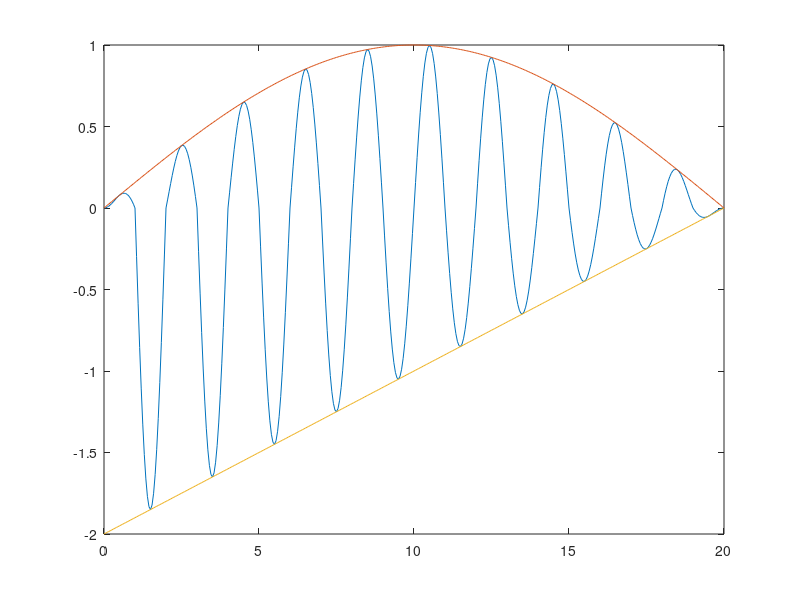

MATLAB code for this plot:
function main
Fs=20;      % sampling Freq (Hz)
Tlim=20;	% duration (sec)
Ai=1;       % initial amplitude fur peaks
Bi=2;       % initial amplitude fur valleys
f=.5;       % wave freq (Hz)

T=1/Fs;     % period
t=0:T:Tlim; % time vector
w=2*pi*f;   % omega

At=Ai*funA(w,t/Tlim);	% peak envelop
Bt=Bi*funB(w,t/Tlim);	% valley envelop

y=sin(w.*t);            % intact wave

y=y.*At.*(y>0) + y.*Bt.*(y<0);  % manipulating positive and negative parts, separately.

figure; plot(t,y,t,At,t,-Bt);   % plot

function y=funA(w,x)
% y=1-x;
%y=(1-x).^2;
%y=x.^2;
%y=1-x.^2;
y=sin(1*w*x);

function y=funB(w,x)
y=1-x;
%y=(1-x).^2;
%y=x.^2;
%y=1-x.^2;
%y=sin(1*w*x);


